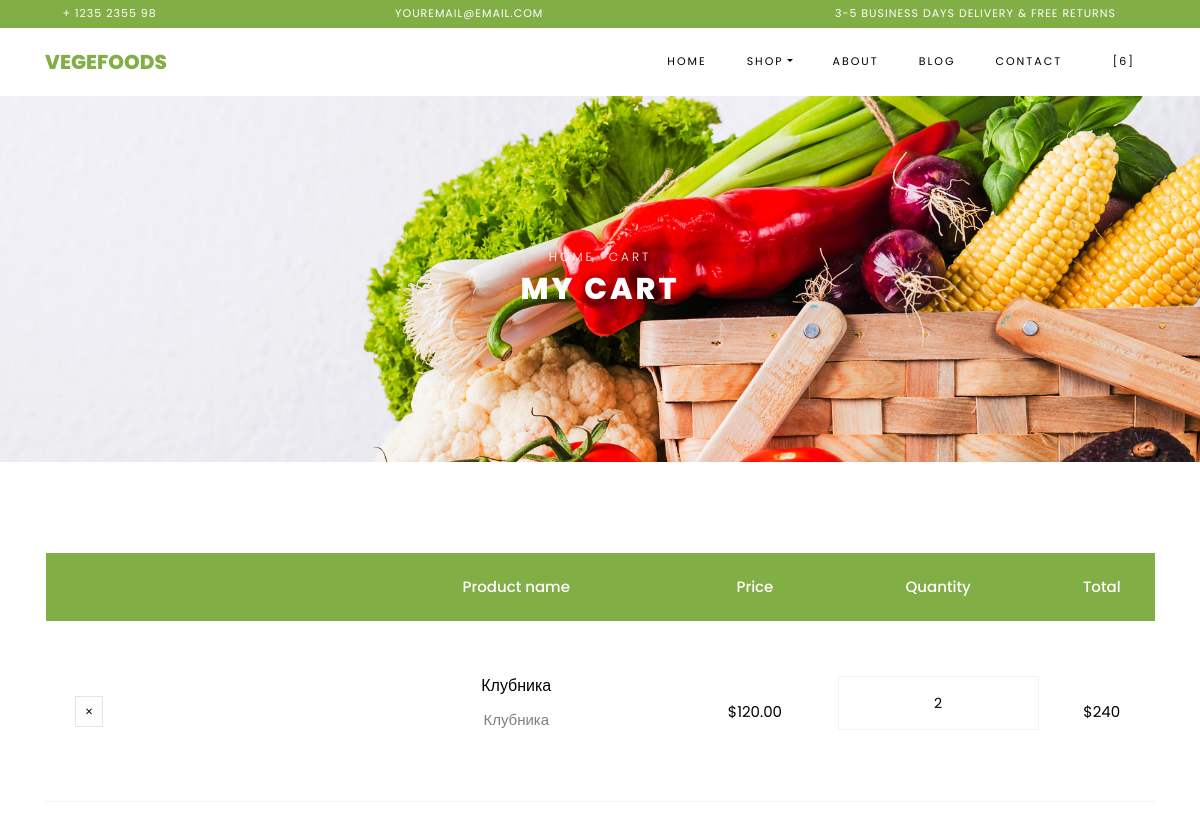
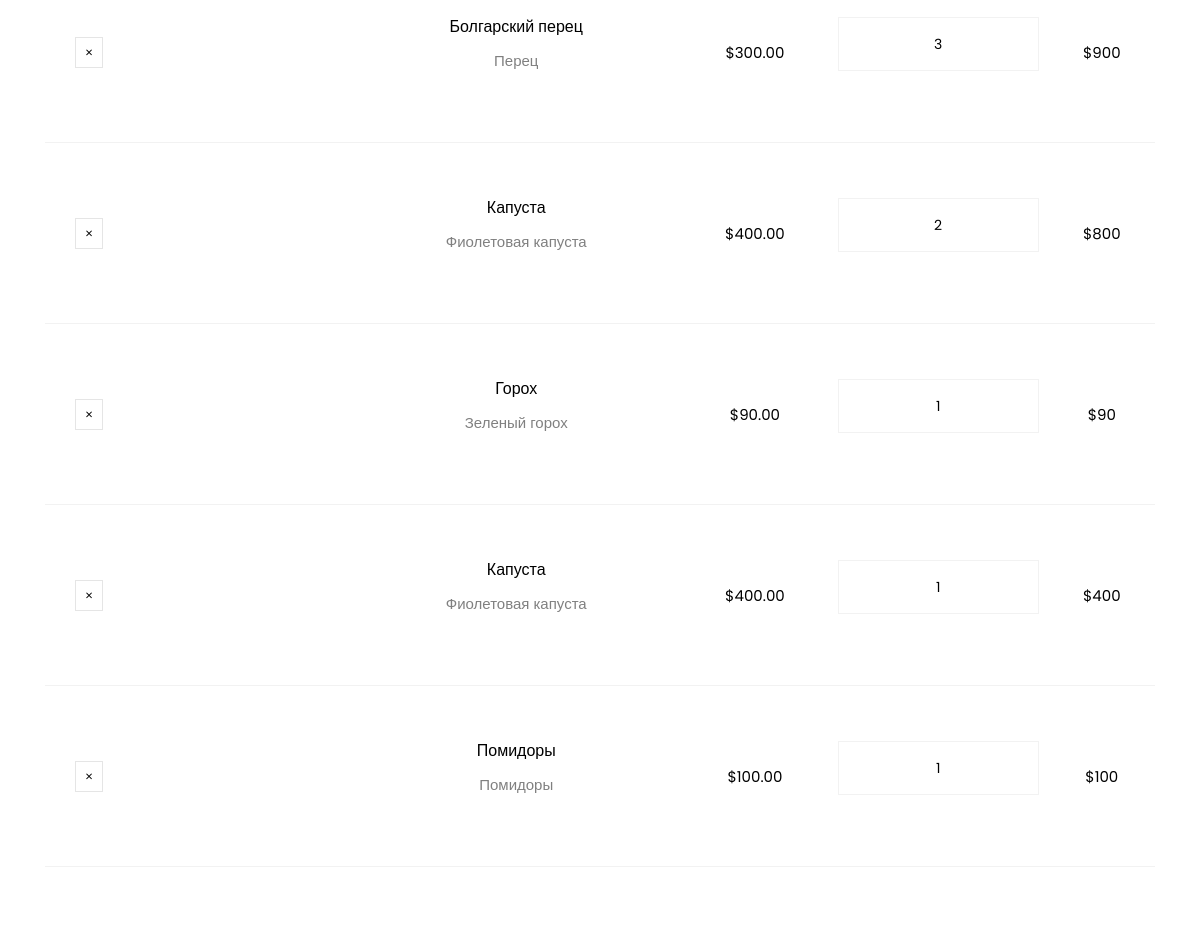
/cart/ (signed in, upper part), run on an earlier commit of the app's database (2 pictures, top to bottom).
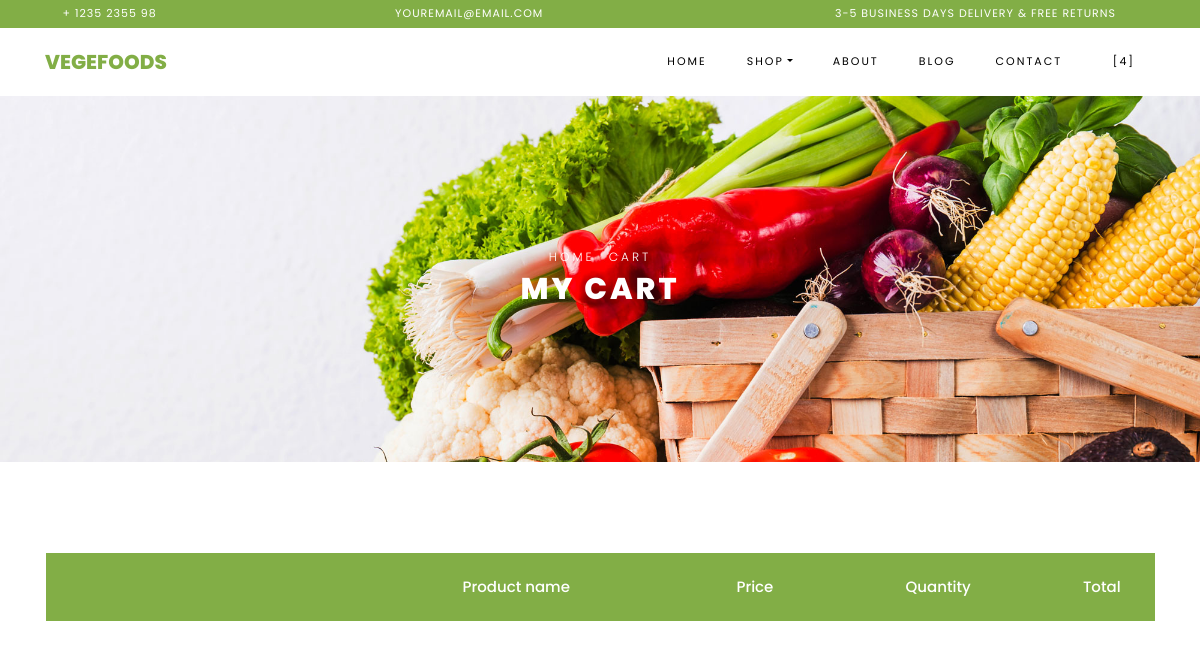
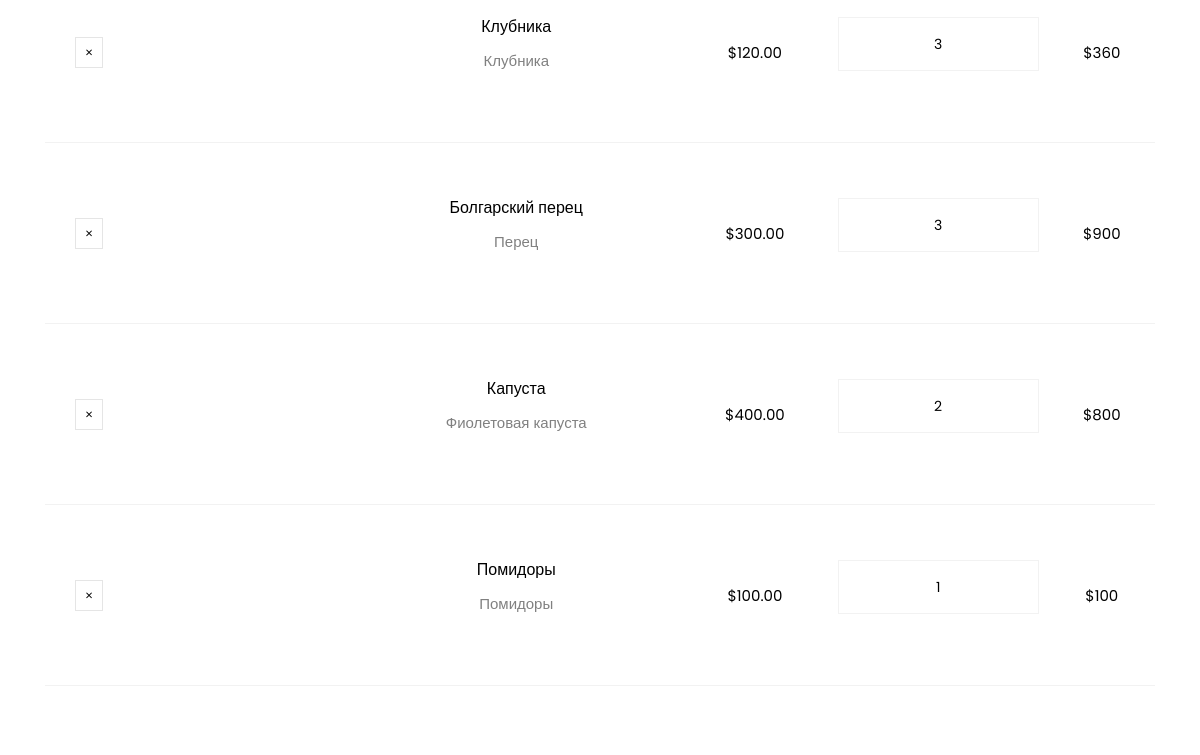
And on a later commit of the database (2 pictures, top to bottom).
### apps/cart_shop/models.py (models this page shows, shortened)
class CartItemShop(models.Model):
    cart = models.ForeignKey(Cart, on_delete=models.CASCADE)
    product = models.ForeignKey(Product, on_delete=models.CASCADE)
    quantity = models.IntegerField(default=1)
    created_at = models.DateTimeField(auto_now_add=True)
    updated_at = models.DateTimeField(auto_now=True)

class Product(models.Model):
    name = models.CharField(max_length=255)
    price = models.DecimalField(max_digits=10, decimal_places=2)
    discount = models.IntegerField(null=True, blank=True)
    description = models.TextField()
    image = models.ImageField(upload_to='static/shop/images',
                              null=True, blank=True)
    created_at = models.DateTimeField(auto_now_add=True)
    updated_at = models.DateTimeField(auto_now=True)

### apps/cart_shop/views.py (the view)
# urls.py: path('', ViewCart.as_view(), name='cart'),
class ViewCart(View):
    def get(self, request):
        cart_items = CartItemShop.objects.filter(cart__user=request.user)
        data = list(cart_items)
        total_price_no_discount = sum(item.product.price * item.quantity
                                      for item in data)
        if not total_price_no_discount:
            total_price_no_discount = Decimal("0.00")
        total_discount = sum(item.product.price * item.product.discount * item.quantity
                             for item in data if item.product.discount is not None) / 100
        if not total_discount:
            total_discount = Decimal("0.00")
        total_sum = total_price_no_discount - total_discount
        context = {'cart_items': data,
                   'total_price_no_discount': total_price_no_discount,
                   'total_discount': total_discount,
                   'total_sum': total_sum,
                   }
        return render(request, 'cart_shop/cart.html', context)

### apps/cart_shop/templates/cart_shop/cart.html (shortened to what the changed rows need)
{% load static %}
<!DOCTYPE html>
<html lang="en">
<head>
    <link rel="stylesheet" href="{% static 'shop/css/open-iconic-bootstrap.min.css' %}">
    <link rel="stylesheet" href="{% static 'shop/css/animate.css' %}">
    <link rel="stylesheet" href="{% static 'shop/css/owl.carousel.min.css' %}">
    <link rel="stylesheet" href="{% static 'shop/css/owl.theme.default.min.css' %}">
    <link rel="stylesheet" href="{% static 'shop/css/magnific-popup.css' %}">
    <link rel="stylesheet" href="{% static 'shop/css/aos.css' %}">
    <link rel="stylesheet" href="{% static 'shop/css/ionicons.min.css' %}">
    <link rel="stylesheet" href="{% static 'shop/css/bootstrap-datepicker.css' %}">
    <link rel="stylesheet" href="{% static 'shop/css/jquery.timepicker.css' %}">
    <link rel="stylesheet" href="{% static 'shop/css/flaticon.css' %}">
    <link rel="stylesheet" href="{% static 'shop/css/icomoon.css' %}">
    <link rel="stylesheet" href="{% static 'shop/css/style.css' %}">
</head>
<body class="goto-here">
<nav class="navbar navbar-expand-lg navbar-dark ftco_navbar bg-dark ftco-navbar-light" id="ftco-navbar">
    <div class="container">
        <div class="collapse navbar-collapse" id="ftco-nav">
            <ul class="navbar-nav ml-auto">
                <li class="nav-item cta cta-colored"><a href="{% url 'cart_shop:cart' %}" class="nav-link"><span
                        class="icon-shopping_cart"></span>[{{cart_items|length}}]</a></li>
            </ul>
        </div>
    </div>
</nav>
<div class="hero-wrap hero-bread" style="background-image: url({% static 'shop/images/bg_1.jpg' %});">
    <div class="container">
        <div class="row no-gutters slider-text align-items-center justify-content-center">
            <div class="col-md-9 ftco-animate text-center">
                <h1 class="mb-0 bread">My Cart</h1>
            </div>
        </div>
    </div>
</div>
<section class="ftco-section ftco-cart">
    <div class="container">
        <div class="row">
            <div class="col-md-12 ftco-animate">
                <div class="cart-list">
                    <table class="table">
                        <thead class="thead-primary">
                        <tr class="text-center">
                            <th>&nbsp;</th>
                            <th>&nbsp;</th>
                            <th>Product name</th>
                            <th>Price</th>
                            <th>Quantity</th>
                            <th>Total</th>
                        </tr>
                        </thead>
                        <tbody>
                        {% for item in cart_items %}
                            <tr class="text-center">
                              <td class="product-remove"><a href="{% url 'cart_shop:del_from_cart' item.id %}"><span class="ion-ios-close"></span></a></td>
                              <td class="image-prod"><div class="img" style="background-image:url({{item.product.image.url}});"></div></td>
                              <td class="product-name">
                                  <h3>{{item.product.name}}</h3>
                                  <p>{{item.product.description}}</p>
                              </td>
                              <td class="price">${{item.product.price}}</td>
                              <td class="quantity">
                                  <div class="input-group mb-3">
                                      <input type="text" name="quantity" class="quantity form-control input-number" value={{item.quantity}} min="1" max="100">
                                  </div>
                               </td>
                              <td class="total">${% widthratio item.product.price 1 item.quantity %}</td>
                            </tr>
                        {%endfor%}
                        </tbody>
                    </table>
                </div>
            </div>
        </div>
    </div>
</section>
</body>
</html>

What changed in the data, as far as the page shows it:
removed CartItemShop: product.name "Горох", product.description "Зеленый горох", product.price "90.00", quantity "1", product+quantity "90"
removed CartItemShop: product.name "Капуста", product.description "Фиолетовая капуста", product.price "400.00", quantity "1", product+quantity "400"
changed CartItemShop "Клубника": quantity "2" → "3"; product+quantity "240" → "360"
Also different on the page:
{{ cart_items|length }}: "6" → "4"
